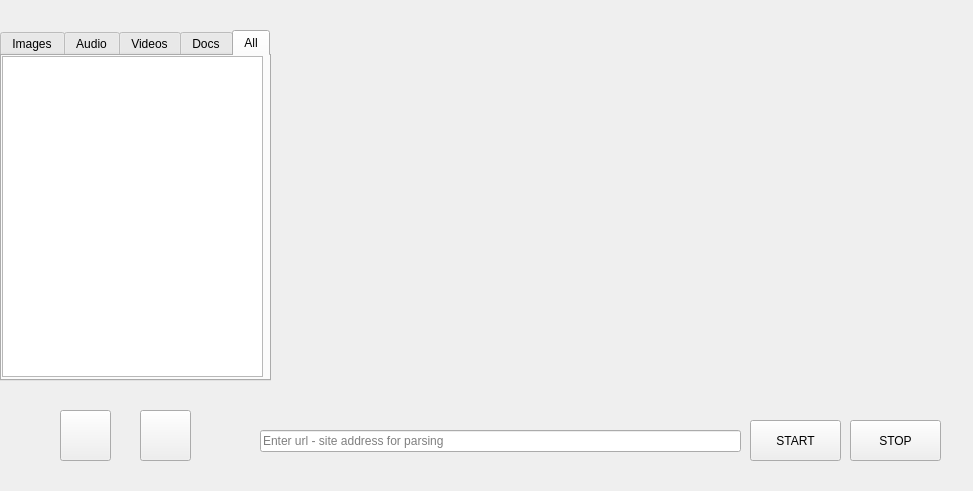
<?xml version="1.0" encoding="UTF-8"?>
<ui version="4.0">
 <class>MainWindow</class>
 <widget class="QMainWindow" name="MainWindow">
  <property name="enabled">
   <bool>true</bool>
  </property>
  <property name="geometry">
   <rect>
    <x>0</x>
    <y>0</y>
    <width>973</width>
    <height>491</height>
   </rect>
  </property>
  <property name="contextMenuPolicy">
   <enum>Qt::NoContextMenu</enum>
  </property>
  <property name="windowTitle">
   <string>LAIN MEDIA FILE PARSER</string>
  </property>
  <widget class="QWidget" name="centralWidget">
   <widget class="QPushButton" name="btnStart">
    <property name="geometry">
     <rect>
      <x>750</x>
      <y>420</y>
      <width>91</width>
      <height>41</height>
     </rect>
    </property>
    <property name="styleSheet">
     <string notr="true"/>
    </property>
    <property name="text">
     <string>START</string>
    </property>
   </widget>
   <widget class="QPushButton" name="btnStop">
    <property name="geometry">
     <rect>
      <x>850</x>
      <y>420</y>
      <width>91</width>
      <height>41</height>
     </rect>
    </property>
    <property name="text">
     <string>STOP</string>
    </property>
   </widget>
   <widget class="QTabWidget" name="tabWidget">
    <property name="geometry">
     <rect>
      <x>0</x>
      <y>30</y>
      <width>271</width>
      <height>351</height>
     </rect>
    </property>
    <property name="currentIndex">
     <number>4</number>
    </property>
    <widget class="QWidget" name="tabImages">
     <property name="font">
      <font>
       <bold>true</bold>
      </font>
     </property>
     <property name="whatsThis">
      <string>&lt;html&gt;&lt;head/&gt;&lt;body&gt;&lt;p&gt;&lt;br/&gt;&lt;/p&gt;&lt;/body&gt;&lt;/html&gt;</string>
     </property>
     <attribute name="title">
      <string>Images</string>
     </attribute>
     <widget class="QListWidget" name="imagesList">
      <property name="geometry">
       <rect>
        <x>0</x>
        <y>0</y>
        <width>261</width>
        <height>321</height>
       </rect>
      </property>
     </widget>
    </widget>
    <widget class="QWidget" name="tabAudio">
     <attribute name="title">
      <string>Audio</string>
     </attribute>
     <widget class="QListWidget" name="audioList">
      <property name="geometry">
       <rect>
        <x>0</x>
        <y>0</y>
        <width>261</width>
        <height>321</height>
       </rect>
      </property>
     </widget>
    </widget>
    <widget class="QWidget" name="tabVideos">
     <attribute name="title">
      <string>Videos</string>
     </attribute>
     <widget class="QListWidget" name="videosList">
      <property name="geometry">
       <rect>
        <x>0</x>
        <y>0</y>
        <width>261</width>
        <height>321</height>
       </rect>
      </property>
     </widget>
    </widget>
    <widget class="QWidget" name="tabDocs">
     <attribute name="title">
      <string>Docs</string>
     </attribute>
     <widget class="QListWidget" name="docsList">
      <property name="geometry">
       <rect>
        <x>0</x>
        <y>0</y>
        <width>261</width>
        <height>321</height>
       </rect>
      </property>
     </widget>
    </widget>
    <widget class="QWidget" name="tabAll">
     <attribute name="title">
      <string>All</string>
     </attribute>
     <widget class="QListWidget" name="allList">
      <property name="geometry">
       <rect>
        <x>0</x>
        <y>0</y>
        <width>261</width>
        <height>321</height>
       </rect>
      </property>
     </widget>
    </widget>
   </widget>
   <widget class="QLabel" name="parsingAnimation">
    <property name="geometry">
     <rect>
      <x>290</x>
      <y>10</y>
      <width>401</width>
      <height>401</height>
     </rect>
    </property>
    <property name="text">
     <string/>
    </property>
   </widget>
   <widget class="QWidget" name="verticalLayoutWidget">
    <property name="geometry">
     <rect>
      <x>790</x>
      <y>90</y>
      <width>101</width>
      <height>141</height>
     </rect>
    </property>
    <layout class="QVBoxLayout" name="switchesGroup"/>
   </widget>
   <widget class="QLabel" name="btnSettingsPic">
    <property name="geometry">
     <rect>
      <x>130</x>
      <y>400</y>
      <width>41</width>
      <height>41</height>
     </rect>
    </property>
    <property name="styleSheet">
     <string notr="true"/>
    </property>
    <property name="text">
     <string/>
    </property>
   </widget>
   <widget class="QPushButton" name="btnSave">
    <property name="geometry">
     <rect>
      <x>60</x>
      <y>410</y>
      <width>51</width>
      <height>51</height>
     </rect>
    </property>
    <property name="text">
     <string/>
    </property>
   </widget>
   <widget class="QPushButton" name="btnSettings">
    <property name="geometry">
     <rect>
      <x>140</x>
      <y>410</y>
      <width>51</width>
      <height>51</height>
     </rect>
    </property>
    <property name="text">
     <string/>
    </property>
   </widget>
   <widget class="QLineEdit" name="inputUrl">
    <property name="geometry">
     <rect>
      <x>260</x>
      <y>430</y>
      <width>481</width>
      <height>22</height>
     </rect>
    </property>
    <property name="placeholderText">
     <string>Enter url - site address for parsing</string>
    </property>
   </widget>
  </widget>
 </widget>
 <layoutdefault spacing="6" margin="11"/>
 <resources>
  <include location="resource.qrc"/>
  <include location="resource.qrc"/>
 </resources>
 <connections/>
</ui>
